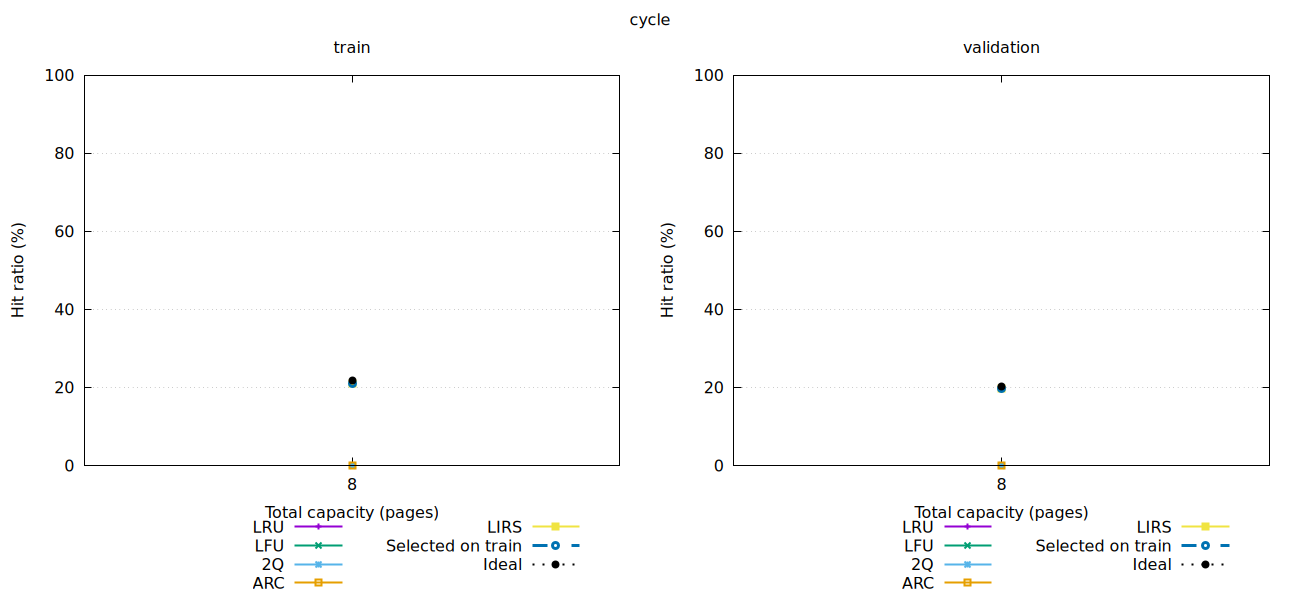

The script that saved this image:
set terminal svg size 1300,600 dynamic
set output 'plots/cycle.svg'
set encoding utf8
set grid ytics
set yrange [0:100]
set xlabel 'Total capacity (pages)'
set ylabel 'Hit ratio (%)'
set xtics ("8" 8)
set xrange [7:9]
set key outside bottom center horizontal maxrows 3
set multiplot layout 1,2 title 'cycle'
set title 'train'
plot for [col=2:6] 'plot_data/cycle_train.tsv' using 1:col with linespoints lw 2 title columnhead(col), 'plot_data/cycle_train.tsv' using 1:7 with linespoints lw 3 dt 2 title 'Selected on train', 'plot_data/cycle_train.tsv' using 1:8 with linespoints lw 2 dt 3 lc rgb 'black' title 'Ideal'
set title 'validation'
plot for [col=2:6] 'plot_data/cycle_validation.tsv' using 1:col with linespoints lw 2 title columnhead(col), 'plot_data/cycle_validation.tsv' using 1:7 with linespoints lw 3 dt 2 title 'Selected on train', 'plot_data/cycle_validation.tsv' using 1:8 with linespoints lw 2 dt 3 lc rgb 'black' title 'Ideal'
unset multiplot
unset output
set terminal pngcairo size 1300,600
set output 'plots/cycle.png'
set encoding utf8
set grid ytics
set yrange [0:100]
set xlabel 'Total capacity (pages)'
set ylabel 'Hit ratio (%)'
set xtics ("8" 8)
set xrange [7:9]
set key outside bottom center horizontal maxrows 3
set multiplot layout 1,2 title 'cycle'
set title 'train'
plot for [col=2:6] 'plot_data/cycle_train.tsv' using 1:col with linespoints lw 2 title columnhead(col), 'plot_data/cycle_train.tsv' using 1:7 with linespoints lw 3 dt 2 title 'Selected on train', 'plot_data/cycle_train.tsv' using 1:8 with linespoints lw 2 dt 3 lc rgb 'black' title 'Ideal'
set title 'validation'
plot for [col=2:6] 'plot_data/cycle_validation.tsv' using 1:col with linespoints lw 2 title columnhead(col), 'plot_data/cycle_validation.tsv' using 1:7 with linespoints lw 3 dt 2 title 'Selected on train', 'plot_data/cycle_validation.tsv' using 1:8 with linespoints lw 2 dt 3 lc rgb 'black' title 'Ideal'
unset multiplot
unset output
